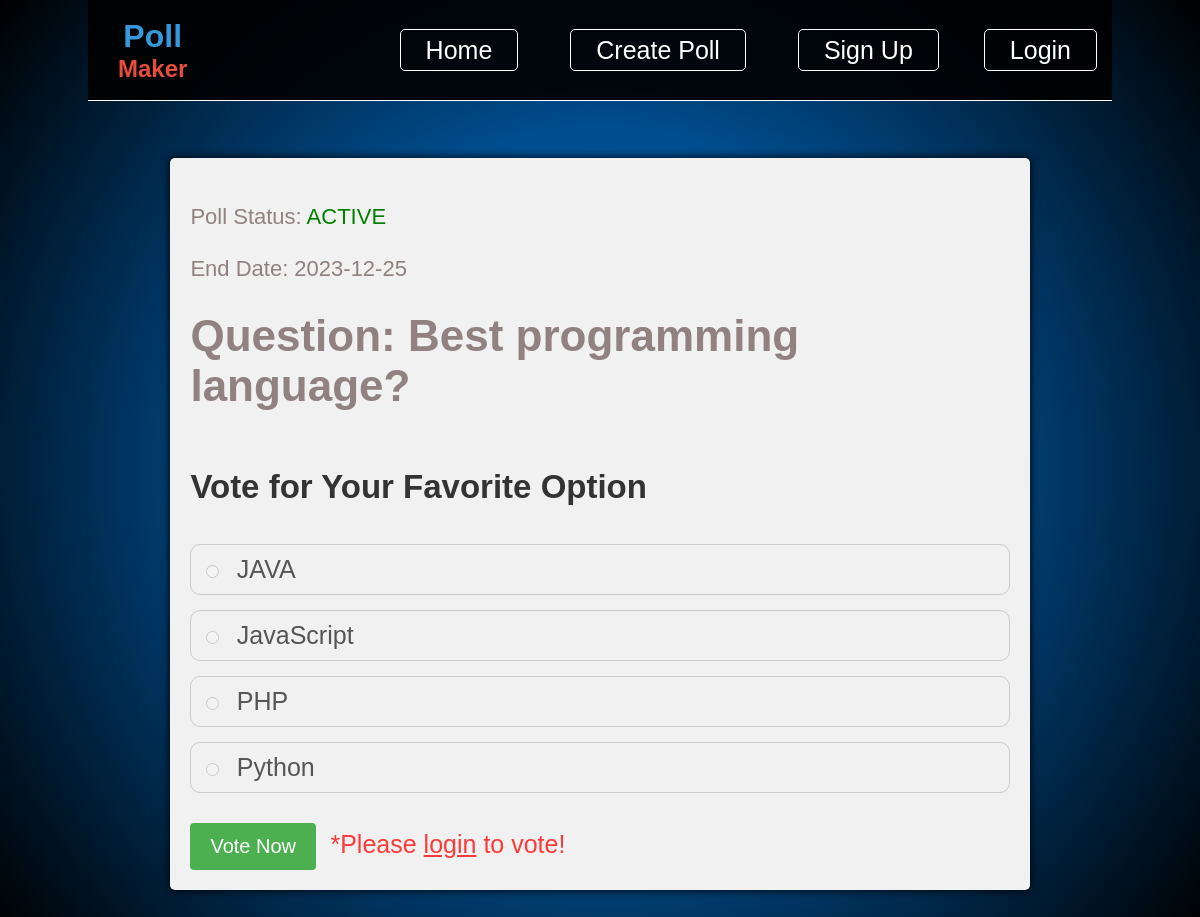
Page /view-poll.php?poll_id=65 on the committed database.
### tables this page shows
CREATE TABLE `poll` (
  `poll_id` int(20) NOT NULL,
  `question` varchar(250) NOT NULL,
  `total_votes` int(50) NOT NULL,
  `user_id` int(20) NOT NULL,
  `poll_status` varchar(15) NOT NULL,
  `start_date` date NOT NULL,
  `end_date` date NOT NULL
);

CREATE TABLE `answers` (
  `answer_id` int(20) NOT NULL,
  `answer` varchar(250) NOT NULL,
  `num_votes` int(50) NOT NULL,
  `poll_id` int(20) NOT NULL
);

### view-poll.php (the view, shortened to what this page needs)
<?php
    $loggedIn = false;
    $isOwner = false;
    $status = 'inactive';
    $end_date = '0000-00-00';
    $voted = false;
    $total_votes = 0;
    $question = '';
    if(isset($_GET['poll_id']) || isset($_GET['pp'])){
        $poll_id = $_GET['poll_id'];
        try{
            require('connection.php');
            $getPollSql = $db -> prepare("SELECT * FROM poll WHERE poll_id=?");
            $getPollSql -> execute(array($poll_id));
            $pollDetails = $getPollSql->fetchAll(PDO::FETCH_ASSOC);
            if(count($pollDetails) != 0){
                if($pollDetails[0]['poll_status'] == 'active'){
                    $status = 'active';
                }
                if($pollDetails[0]['end_date'] != '0000-00-00'){
                    $end_date = $pollDetails[0]['end_date'];
                }
                $total_votes = $pollDetails[0]['total_votes'];
                $question = $pollDetails[0]['question'];
                $getOptionsSql = $db -> prepare("SELECT * FROM answers WHERE poll_id=?");
                $getOptionsSql -> execute(array($poll_id));
                $options = $getOptionsSql -> fetchAll(PDO::FETCH_ASSOC);
            } else {
                die("400 BAD REQUEST");
            }
        }
        catch(PDOExeption $e){
            die($e -> getMessage());
        }
    } else {
        die("400 BAD REQUEST");
    }
?>
<!DOCTYPE html>
<html lang="en">
<head>
    <link rel="stylesheet" href="css/vote.css">
    <link rel="stylesheet" href="css/view-result.css">
    <link rel="stylesheet" href="https://cdnjs.cloudflare.com/ajax/libs/font-awesome/6.0.0/css/all.min.css">
</head>
<body>
    <div class="container">
        <?php require('header.php'); ?>
        <div id="vote-con">
            <div class="question-polldate">
                <div class="status-enddate">
                    <?php
                        if($status == 'active' && !$voted){
                            echo "<span>Poll Status: <font style='color:green'>". strtoupper($status) ."</font></span><br>";
                            if($end_date != '0000-00-00'){
                              echo "<span>End Date: $end_date</span>";
                            }
                            echo "<h1>Question: $question</h1>";
                            echo "<h2>Vote for Your Favorite Option</h2>";
                        }
                    ?>
                </div>
            </div>
            <?php
                if($voted || $status == 'inactive'){
            ?>
            <div class="result">
        <h2 id="poll-result">Poll Results</h2>
        <?php
        if($status == 'active'){
            echo '<h3 style="color: #918181; font-size: 15px;">Poll Status: <font style="color:green">ACTIVE</font></h3>';
            if($end_date != '0000-00-00'){
                echo "<span>End Date: $end_date</span>";
              }
        } else{
            echo '<h3 style="color: #918181; font-size: 15px;">Poll Status: <font style="color:red">INACTIVE</font></h3>';
        }
        ?>
        <h3>Question: <?php echo $question;?></h3>
        <?php
            foreach($options as $option){
                extract($option);
                if($total_votes == 0){
                    $percentage = 0;
                } else {
                $percentage = round(($num_votes/$total_votes),2)*100;
                }
        ?>
        <div class="option-container">
            <div class="option">
                <div class="option-details">
                    <p>Option: <?php echo $answer; ?></p>
                    <p class="percentage"><?php echo $percentage."%"; ?></p>
                </div>
                <div style="border:1px solid; border-radius: 5px;">
                    <div class="bar" style="width: <?php echo $percentage."%"; ?>;"></div>
                </div>
                <p class="votes-details">Number of votes: <?php echo $num_votes; ?></p>
            </div>
        </div>
        <?php } ?>
        <h4>Total Votes: <?php echo $total_votes; ?></h4>
        <?php
            if($voted && $status == 'active'){
                if($isOwner){
                    echo '<form method="POST" <div class="vote-button">
                    <p id="msgOwner">This poll is owned by you. Do you want to stop it?</p>
                    <input type="submit" value="End Poll" name="end_poll">
                </div></form>';
                }
            }
        ?>
            <?php } else if(!$loggedIn){
                ?>
                    <form action="update_vote.php?poll_id=<?php echo $poll_id; ?>" method="post" name="myForm">
                <?php
                $i=1;
                    foreach($options as $option){
                        extract($option);
                ?>
                <div class="option">
                    <input type="radio" id="option<?php echo $i; ?>" name="options" value="<?php echo $answer_id; ?>" disabled>
                    <label for="option<?php echo $i; ?>"><?php echo $answer; ?></label>
                </div>
                <?php $i++; } ?>
                <div class="vote-button">
                    <input type="submit" value="Vote Now" disabled>
                    <span style="padding-left:10px; color: #ff0000c2;">*Please <a id="login-vote" href="login.php">login</a> to vote!</span>
                </div>
            </form>
            <?php } ?>
        </div>
    </div>
</body>
</html>

### css/vote.css (style rules this page uses)
html { height: 100%; background-attachment: fixed; background-repeat: no-repeat; background-size: cover; background: rgb(0,138,255); background: radial-gradient(circle, rgba(0,138,255,1) 0%, rgba(0,0,0,1) 100%); }
body { font-family: Arial, Helvetica, sans-serif; }
.container { width: 1024px; min-height: 300px; margin-right: auto; margin-left: auto; padding-top: 50px; padding-bottom: 50px; }
a { text-decoration: none; }
#vote-con { margin: 100px auto 0 auto; width: 80%; border-radius: 5px; box-shadow: 0 0 10px black; padding: 20px; background-color: #f1f1f1; }
.question-polldate { flex-direction: column; display: flex; }
.status-enddate { color: #918181; font-size: 22px; padding: 26px 26px 0 0; display: flex; flex-direction: column; }
h2 { color: #333; }
.option { margin: 15px 0; }
label { font-size: 25px; margin-left: 10px; color: #555; }
.vote-button { margin-top: 30px; }
.vote-button span { font-size: 25px; }
input[type="submit"] { background-color: #4caf50; color: #fff; padding: 12px 20px; font-size: 20px; border: none; border-radius: 4px; cursor: pointer; transition: background-color 0.3s ease; }
#login-vote { color: #ff0000c2; text-decoration: underline; }

### css/view-result.css (style rules this page uses)
html { height: 100%; background-attachment: fixed; background-repeat: no-repeat; background-size: cover; background: rgb(0,138,255); background: radial-gradient(circle, rgba(0,138,255,1) 0%, rgba(0,0,0,1) 100%); }
body { font-family: Arial, Helvetica, sans-serif; }
.container { width: 1024px; min-height: 300px; margin-right: auto; margin-left: auto; padding-top: 50px; padding-bottom: 50px; }
.option { width: 100%; border: 1px solid #ccc; border-radius: 10px; padding: 10px; margin-top: 10px; box-sizing: border-box; }

### rows in the picture
poll: poll_status "ACTIVE", end_date "2023-12-25", question "Best programming language?"
answers: answer "JAVA"
answers: answer "JavaScript"
answers: answer "PHP"
answers: answer "Python"
